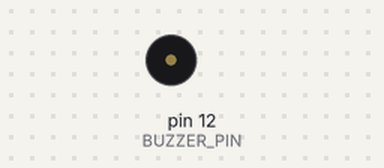
Simulated run of this sketch. Board: Arduino Uno, built with avr-gcc and run on an emulated ATmega328P. Shown: buzzer (waves = sounding).

Above: at 0.16 s.
At 14.7 s:
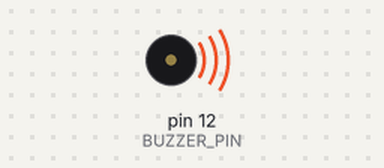
Timing chart, 0 to 17.7 s (numbered marks = the images above):
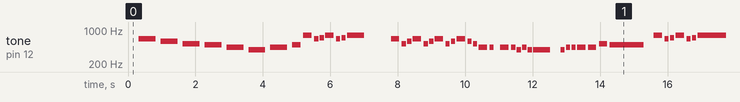

Measured:
- by itself, tone on pin 12 (BUZZER_PIN): plays 659 Hz for 0.50 s, 587 Hz for 0.50 s, 523 Hz for 0.50 s, 494 Hz for 0.50 s, 440 Hz for 0.50 s, 392 Hz for 0.50 s … (386 notes in this stretch)

The sketch:

Memories.ino
```cpp
//www.elegoo.com
//2023.05.06

#include "pitches.h"

#define BUZZER_PIN 12

int melody[] = {
  REST, NOTE_E5, NOTE_D5, NOTE_C5, NOTE_B4, NOTE_A4, NOTE_G4, NOTE_A4, NOTE_B4,
  NOTE_G5, NOTE_E5, NOTE_F5, NOTE_G5, NOTE_E5, NOTE_F5, NOTE_G5, REST,
  NOTE_E5, NOTE_C5, NOTE_D5, NOTE_E5, NOTE_C5, NOTE_D5, NOTE_E5, NOTE_C5, NOTE_D5, NOTE_E5, NOTE_D5, NOTE_C5,
  NOTE_A4, NOTE_A4, REST, NOTE_A4, NOTE_A4, NOTE_G4, NOTE_A4, NOTE_G4, NOTE_G4, REST, NOTE_G4,
  NOTE_A4, NOTE_A4, NOTE_A4, NOTE_A4, NOTE_C5, NOTE_B4,
  NOTE_G5, NOTE_E5, NOTE_F5, NOTE_G5, NOTE_E5, NOTE_F5, NOTE_G5,
  NOTE_E5, NOTE_C5, NOTE_D5, NOTE_E5, NOTE_C5, NOTE_D5, NOTE_E5, NOTE_C5, NOTE_D5, NOTE_E5, NOTE_D5, NOTE_C5,
  NOTE_A4, NOTE_A4, REST, NOTE_A4, NOTE_A4, NOTE_G4, NOTE_A4, NOTE_G4, NOTE_G4, REST, NOTE_G4, NOTE_G4,
  NOTE_A4, NOTE_A4, NOTE_A4, REST, NOTE_A4, NOTE_C5, NOTE_B4, NOTE_B4, NOTE_B4, NOTE_B4, NOTE_C5, REST,
  REST
};

int durations[] = {
  4, 2, 2, 2, 2, 2, 2, 2, 4,
  4, 8, 8, 4, 8, 8, 2, 2,
  4, 8, 8, 4, 8, 8, 4, 8, 8, 4, 8, 8,
  4, 8, 8, 4, 8, 8, 8, 8, 2, 8, 8,
  8, 8, 4, 4, 4, 1,
  4, 8, 8, 4, 8, 8, 1,
  4, 8, 8, 4, 8, 8, 4, 8, 8, 4, 8, 8,
  4, 8, 8, 4, 8, 8, 8, 8, 4, 4, 8, 8,
  8, 8, 8, 8, 4, 4, 8, 8, 4, 4, 8, 8,
  1
};


void setup()
{
  pinMode(BUZZER_PIN, OUTPUT);
}

void loop()
{
  int size = sizeof(durations) / sizeof(int);

  for (int note = 0; note < size; note++) {
    //to calculate the note duration, take one second divided by the note type.
    //e.g. quarter note = 1000 / 4, eighth note = 1000/8, etc.
    int duration = 1000 / durations[note];
    tone(BUZZER_PIN, melody[note], duration);

    //to distinguish the notes, set a minimum time between them.
    //the note's duration + 30% seems to work well:
    int pauseBetweenNotes = duration * 1.30;
    delay(pauseBetweenNotes);

    //stop the tone playing:
    noTone(BUZZER_PIN);
  }
}
```

pitches.h
```cpp
/*************************************************
 * Public Constants
 *************************************************/

#define NOTE_B0  31
#define NOTE_C1  33
#define NOTE_CS1 35
#define NOTE_D1  37
#define NOTE_DS1 39
#define NOTE_E1  41
#define NOTE_F1  44
#define NOTE_FS1 46
#define NOTE_G1  49
#define NOTE_GS1 52
#define NOTE_A1  55
#define NOTE_AS1 58
#define NOTE_B1  62
#define NOTE_C2  65
#define NOTE_CS2 69
#define NOTE_D2  73
#define NOTE_DS2 78
#define NOTE_E2  82
#define NOTE_F2  87
#define NOTE_FS2 93
#define NOTE_G2  98
#define NOTE_GS2 104
#define NOTE_A2  110
#define NOTE_AS2 117
#define NOTE_B2  123
#define NOTE_C3  131
#define NOTE_CS3 139
#define NOTE_D3  147
#define NOTE_DS3 156
#define NOTE_E3  165
#define NOTE_F3  175
#define NOTE_FS3 185
#define NOTE_G3  196
#define NOTE_GS3 208
#define NOTE_A3  220
#define NOTE_AS3 233
#define NOTE_B3  247
#define NOTE_C4  262
#define NOTE_CS4 277
#define NOTE_D4  294
#define NOTE_DS4 311
#define NOTE_E4  330
#define NOTE_F4  349
#define NOTE_FS4 370
#define NOTE_G4  392
#define NOTE_GS4 415
#define NOTE_A4  440
#define NOTE_AS4 466
#define NOTE_B4  494
#define NOTE_C5  523
#define NOTE_CS5 554
#define NOTE_D5  587
#define NOTE_DS5 622
#define NOTE_E5  659
#define NOTE_F5  698
#define NOTE_FS5 740
#define NOTE_G5  784
#define NOTE_GS5 831
#define NOTE_A5  880
#define NOTE_AS5 932
#define NOTE_B5  988
#define NOTE_C6  1047
#define NOTE_CS6 1109
#define NOTE_D6  1175
#define NOTE_DS6 1245
#define NOTE_E6  1319
#define NOTE_F6  1397
#define NOTE_FS6 1480
#define NOTE_G6  1568
#define NOTE_GS6 1661
#define NOTE_A6  1760
#define NOTE_AS6 1865
#define NOTE_B6  1976
#define NOTE_C7  2093
#define NOTE_CS7 2217
#define NOTE_D7  2349
#define NOTE_DS7 2489
#define NOTE_E7  2637
#define NOTE_F7  2794
#define NOTE_FS7 2960
#define NOTE_G7  3136
#define NOTE_GS7 3322
#define NOTE_A7  3520
#define NOTE_AS7 3729
#define NOTE_B7  3951
#define NOTE_C8  4186
#define NOTE_CS8 4435
#define NOTE_D8  4699
#define NOTE_DS8 4978
#define REST     0
```
